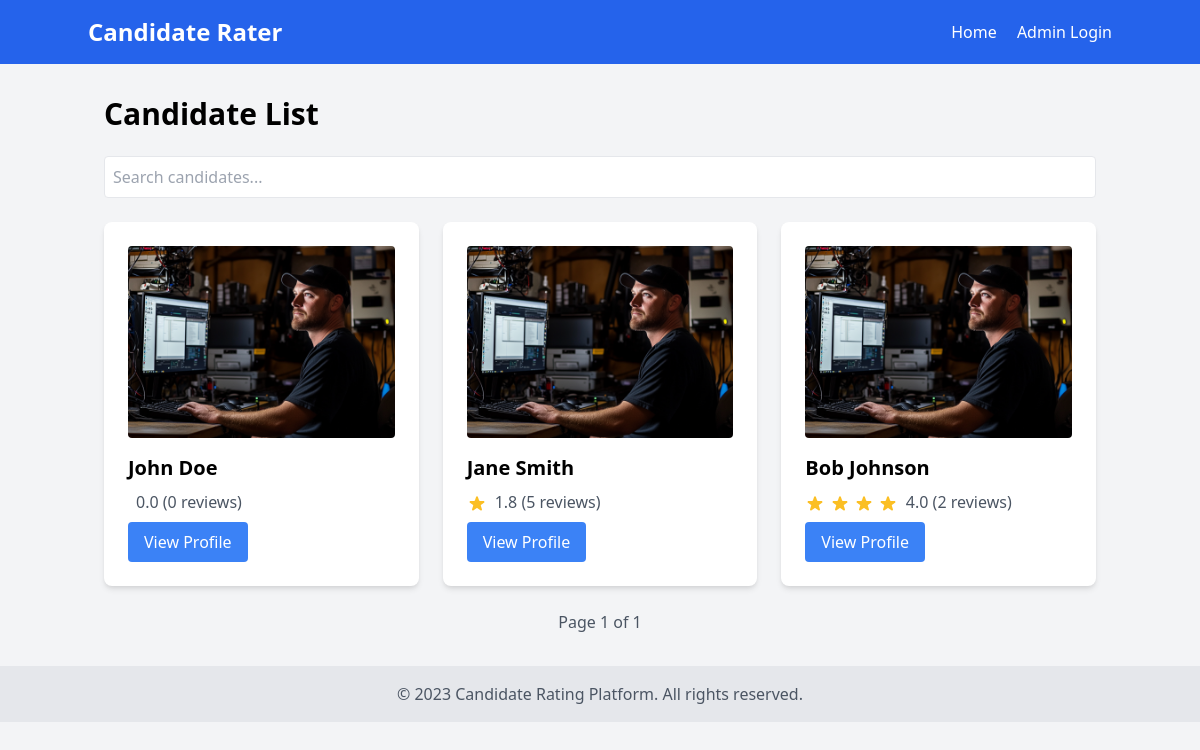
The page / on the database its author committed.
### models.py (models this page shows)
class Candidate(db.Model):
    id = db.Column(db.Integer, primary_key=True)
    name = db.Column(db.String(100), nullable=False)
    bio = db.Column(db.Text, nullable=False)
    contact = db.Column(db.String(100), nullable=False)
    photo = db.Column(db.String(100), nullable=False)
    reviews = db.relationship('Review', backref='candidate', lazy=True)
    @property
    def average_rating(self):
        if len(self.reviews) == 0:
            return 0
        return sum(review.rating for review in self.reviews) / len(self.reviews)

class Review(db.Model):
    id = db.Column(db.Integer, primary_key=True)
    rating = db.Column(db.Integer, nullable=False)
    comment = db.Column(db.Text, nullable=True)
    created_at = db.Column(db.DateTime, default=datetime.utcnow)
    candidate_id = db.Column(db.Integer, db.ForeignKey('candidate.id'), nullable=False)

### main.py (the view)
@app.route('/')
def index():
    page = request.args.get('page', 1, type=int)
    search = request.args.get('search', '')
    candidates_query = Candidate.query.filter(Candidate.name.ilike(f'%{search}%')).order_by(Candidate.id)
    candidates_page = paginate(candidates_query, page, per_page=6)
    return render_template('index.html', candidates=candidates_page, search=search)

### utils.py (called while the page is built)
def paginate(query, page, per_page=20, error_out=True):
    if error_out and page < 1:
        abort(404)
    items = query.limit(per_page).offset((page - 1) * per_page).all()
    if not items and page != 1 and error_out:
        abort(404)
    total = query.count()
    class Pagination:
        def __init__(self, items, page, per_page, total):
            self.items = items
            self.page = page
            self.per_page = per_page
            self.total = total
        @property
        def pages(self):
            return (self.total + self.per_page - 1) // self.per_page
        @property
        def has_prev(self):
            return self.page > 1
        @property
        def has_next(self):
            return self.page < self.pages
    return Pagination(items, page, per_page, total)

### templates/index.html (shortened to what this page needs)
{% extends "base.html" %}
{% block content %}
<h1 class="text-3xl font-bold mb-6">Candidate List</h1>
<div class="mb-6">
    <input type="text" id="search" placeholder="Search candidates..." class="w-full p-2 border rounded" value="{{ search }}">
</div>
<div class="grid grid-cols-1 md:grid-cols-2 lg:grid-cols-3 gap-6" id="candidates-container">
    {% for candidate in candidates.items %}
    <div class="bg-white p-6 rounded-lg shadow-md">
        <img src="{{ candidate.photo }}" alt="{{ candidate.name }}" class="w-full h-48 object-cover mb-4 rounded">
        <h2 class="text-xl font-semibold mb-2">{{ candidate.name }}</h2>
        <div class="flex items-center mb-2">
            <div class="text-yellow-400 mr-2">
            </div>
            <span class="text-gray-600">{{ "%.1f"|format(candidate.average_rating) }} ({{ candidate.reviews|length }} reviews)</span>
        </div>
        <a href="{{ url_for('candidate', id=candidate.id) }}" class="inline-block bg-blue-500 text-white px-4 py-2 rounded hover:bg-blue-600">View Profile</a>
    </div>
    {% endfor %}
</div>
<div class="mt-6 flex justify-between items-center">
    <span class="text-gray-600">Page {{ candidates.page }} of {{ candidates.pages }}</span>
</div>
{% endblock %}

### templates/base.html (shortened to what this page needs)
<!DOCTYPE html>
<html lang="en">
<head>
    <link href="https://cdn.jsdelivr.net/npm/tailwindcss@2.2.19/dist/tailwind.min.css" rel="stylesheet">
    <link rel="stylesheet" href="{{ url_for('static', filename='css/styles.css') }}">
</head>
<body class="bg-gray-100">
    <nav class="bg-blue-600 p-4">
        <div class="container mx-auto flex justify-between items-center">
            <a href="{{ url_for('index') }}" class="text-white text-2xl font-bold">Candidate Rater</a>
            <div>
                <a href="{{ url_for('index') }}" class="text-white mr-4 hover:underline">Home</a>
                {% if 'admin_id' in session %}
                    <a href="{{ url_for('admin_dashboard') }}" class="text-white mr-4 hover:underline">Admin Dashboard</a>
                    <a href="{{ url_for('admin_logout') }}" class="text-white hover:underline">Logout</a>
                {% else %}
                    <a href="{{ url_for('admin_login') }}" class="text-white hover:underline">Admin Login</a>
                {% endif %}
            </div>
        </div>
    </nav>
    <main class="container mx-auto mt-8 px-4">
        {% block content %}{% endblock %}
    </main>
    <footer class="bg-gray-200 p-4 mt-8">
        <div class="container mx-auto text-center text-gray-600">
            &copy; 2023 Candidate Rating Platform. All rights reserved.
        </div>
    </footer>
</body>
</html>

### rows shown on the page
Candidate: photo (picture), name "John Doe", average_rating "0.0", reviews|length "0"
Candidate: photo (picture), name "Jane Smith", reviews|length "5"
Review: average_rating "1.8"
Candidate: photo (picture), name "Bob Johnson", reviews|length "2"
Review: average_rating "4.0"

### other values the page prints
{{ candidates.page }} "1"
{{ candidates.pages }} "1"
